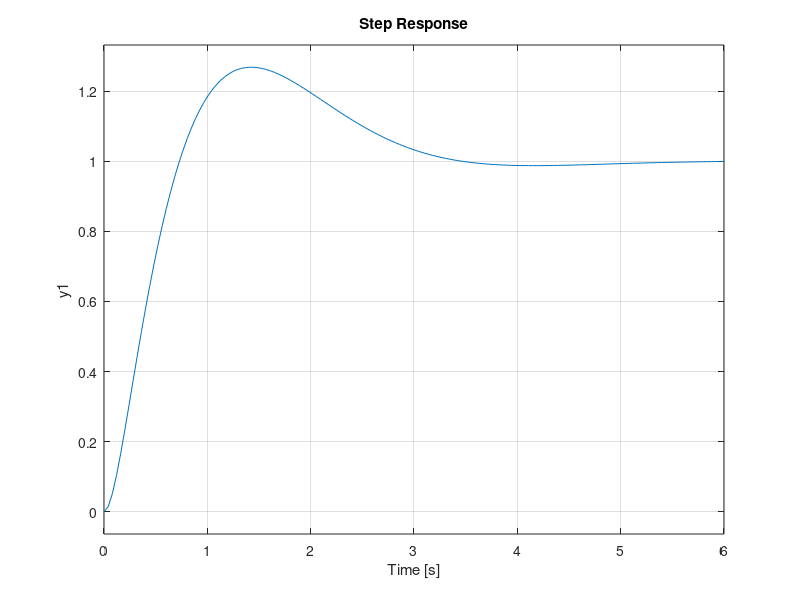

Here is the MATLAB script that generated this plot:
%% Satellite attitude - Routh-Hurwitz Control Design
% Simplified satellite from Chapter 1: a rigid spacecraft rotating about one
% axis. The input is the torque u and the output is the orientation theta.

clear all
close all

I = 1;              % moment of inertia [kg m^2]
s = tf('s');

G = 1/(I*s^2);
%% P controller
% With C(s) = K the characteristic equation 1 + C(s)G(s) = 0 is
% 
% $$s^2 + K = 0$$
% 
% The coefficient of s is zero, so the closed loop is never asymptotically 
% stable (the satellite oscillates forever, for any K).
%% Lead compensator
% Let's add a zero and a pole:
% 
% $$C(s) = K\frac{s+1}{s+10}$$
% 
% The characteristic equation is s^2(s+10) + K(s+1) = 0, i.e.,
% 
% $$P(s) = s^3 + 10s^2 + Ks + K$$
% 
% Routh table:
% 
%   s^3 |  1                 K
%   s^2 | 10                 K
%   s^1 | c11 = (10K - K)/10 = 0.9K
%   s^0 | c21 = K
% 
% All the entries of the first column are positive if K > 0: the closed loop 
% is stable for any K > 0.
% 
% Note: if we swap the zero and the pole, C(s) = K(s+10)/(s+1), then 
% P(s) = s^3 + s^2 + Ks + 10K and c11 = K - 10K = -9K < 0 for any K > 0: 
% unstable for every K. The zero must be closer to the origin than the pole.
%% 
% Routh-Hurwitz tells us which K are stable, not which K is best. Let's pick

K = 20;
C = K*(s+1)/(s+10);
pole(minreal(C*G/(1+C*G)))
%% 
% and look at the step response (a command to rotate by 1 rad)

step(minreal(C*G/(1+C*G)));
%% 
% To try this controller in SAT_Realtime_Demo, set
% 
%   C = 20*(s+1)/(s+10);

[numC, denC] = tfdata(C, 'v')
